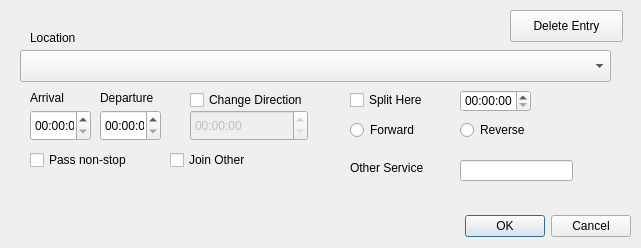
<?xml version="1.0" encoding="UTF-8"?>
<ui version="4.0">
 <class>Station_add</class>
 <widget class="QDialog" name="Station_add">
  <property name="geometry">
   <rect>
    <x>0</x>
    <y>0</y>
    <width>641</width>
    <height>248</height>
   </rect>
  </property>
  <property name="windowTitle">
   <string>Add Location</string>
  </property>
  <widget class="QDialogButtonBox" name="buttonBoxAddStation">
   <property name="geometry">
    <rect>
     <x>290</x>
     <y>210</y>
     <width>341</width>
     <height>32</height>
    </rect>
   </property>
   <property name="orientation">
    <enum>Qt::Horizontal</enum>
   </property>
   <property name="standardButtons">
    <set>QDialogButtonBox::Cancel|QDialogButtonBox::Ok</set>
   </property>
  </widget>
  <widget class="QComboBox" name="comboBoxStations">
   <property name="geometry">
    <rect>
     <x>20</x>
     <y>50</y>
     <width>591</width>
     <height>32</height>
    </rect>
   </property>
  </widget>
  <widget class="QLabel" name="label">
   <property name="geometry">
    <rect>
     <x>30</x>
     <y>30</y>
     <width>141</width>
     <height>16</height>
    </rect>
   </property>
   <property name="text">
    <string>Location</string>
   </property>
  </widget>
  <widget class="QTimeEdit" name="timeEditArrival">
   <property name="geometry">
    <rect>
     <x>30</x>
     <y>110</y>
     <width>61</width>
     <height>31</height>
    </rect>
   </property>
  </widget>
  <widget class="QLabel" name="label_2">
   <property name="geometry">
    <rect>
     <x>30</x>
     <y>90</y>
     <width>141</width>
     <height>16</height>
    </rect>
   </property>
   <property name="text">
    <string>Arrival</string>
   </property>
  </widget>
  <widget class="QLabel" name="label_3">
   <property name="geometry">
    <rect>
     <x>100</x>
     <y>90</y>
     <width>141</width>
     <height>16</height>
    </rect>
   </property>
   <property name="text">
    <string>Departure</string>
   </property>
  </widget>
  <widget class="QTimeEdit" name="timeEditDeparture">
   <property name="geometry">
    <rect>
     <x>100</x>
     <y>110</y>
     <width>61</width>
     <height>31</height>
    </rect>
   </property>
  </widget>
  <widget class="QCheckBox" name="checkBoxCDT">
   <property name="geometry">
    <rect>
     <x>190</x>
     <y>90</y>
     <width>131</width>
     <height>20</height>
    </rect>
   </property>
   <property name="text">
    <string>Change Direction</string>
   </property>
  </widget>
  <widget class="QLabel" name="errorLabel">
   <property name="geometry">
    <rect>
     <x>20</x>
     <y>210</y>
     <width>431</width>
     <height>16</height>
    </rect>
   </property>
   <property name="text">
    <string/>
   </property>
  </widget>
  <widget class="QTimeEdit" name="timeEditCDT">
   <property name="enabled">
    <bool>false</bool>
   </property>
   <property name="geometry">
    <rect>
     <x>190</x>
     <y>110</y>
     <width>118</width>
     <height>31</height>
    </rect>
   </property>
  </widget>
  <widget class="QCheckBox" name="checkBoxPASS">
   <property name="geometry">
    <rect>
     <x>30</x>
     <y>150</y>
     <width>111</width>
     <height>20</height>
    </rect>
   </property>
   <property name="text">
    <string>Pass non-stop</string>
   </property>
  </widget>
  <widget class="QCheckBox" name="checkBoxSplit">
   <property name="geometry">
    <rect>
     <x>350</x>
     <y>90</y>
     <width>86</width>
     <height>20</height>
    </rect>
   </property>
   <property name="text">
    <string>Split Here</string>
   </property>
  </widget>
  <widget class="QCheckBox" name="checkBoxJoinOther">
   <property name="geometry">
    <rect>
     <x>170</x>
     <y>150</y>
     <width>111</width>
     <height>20</height>
    </rect>
   </property>
   <property name="text">
    <string>Join Other</string>
   </property>
  </widget>
  <widget class="QRadioButton" name="radioButtonSplitForward">
   <property name="geometry">
    <rect>
     <x>350</x>
     <y>120</y>
     <width>100</width>
     <height>20</height>
    </rect>
   </property>
   <property name="text">
    <string>Forward</string>
   </property>
  </widget>
  <widget class="QRadioButton" name="radioButtonSplitReverse">
   <property name="geometry">
    <rect>
     <x>460</x>
     <y>120</y>
     <width>100</width>
     <height>20</height>
    </rect>
   </property>
   <property name="text">
    <string>Reverse</string>
   </property>
  </widget>
  <widget class="QLabel" name="label_4">
   <property name="geometry">
    <rect>
     <x>350</x>
     <y>160</y>
     <width>91</width>
     <height>16</height>
    </rect>
   </property>
   <property name="text">
    <string>Other Service</string>
   </property>
  </widget>
  <widget class="QTimeEdit" name="timeEditSplit">
   <property name="geometry">
    <rect>
     <x>460</x>
     <y>90</y>
     <width>71</width>
     <height>22</height>
    </rect>
   </property>
  </widget>
  <widget class="QLineEdit" name="textEditSplitRef">
   <property name="geometry">
    <rect>
     <x>460</x>
     <y>160</y>
     <width>113</width>
     <height>21</height>
    </rect>
   </property>
  </widget>
  <widget class="QPushButton" name="pushButtonDeleteEntry">
   <property name="geometry">
    <rect>
     <x>510</x>
     <y>10</y>
     <width>113</width>
     <height>32</height>
    </rect>
   </property>
   <property name="text">
    <string>Delete Entry</string>
   </property>
  </widget>
 </widget>
 <resources/>
 <connections>
  <connection>
   <sender>buttonBoxAddStation</sender>
   <signal>accepted()</signal>
   <receiver>Station_add</receiver>
   <slot>accept()</slot>
   <hints>
    <hint type="sourcelabel">
     <x>248</x>
     <y>254</y>
    </hint>
    <hint type="destinationlabel">
     <x>157</x>
     <y>274</y>
    </hint>
   </hints>
  </connection>
  <connection>
   <sender>buttonBoxAddStation</sender>
   <signal>rejected()</signal>
   <receiver>Station_add</receiver>
   <slot>reject()</slot>
   <hints>
    <hint type="sourcelabel">
     <x>316</x>
     <y>260</y>
    </hint>
    <hint type="destinationlabel">
     <x>286</x>
     <y>274</y>
    </hint>
   </hints>
  </connection>
 </connections>
</ui>
